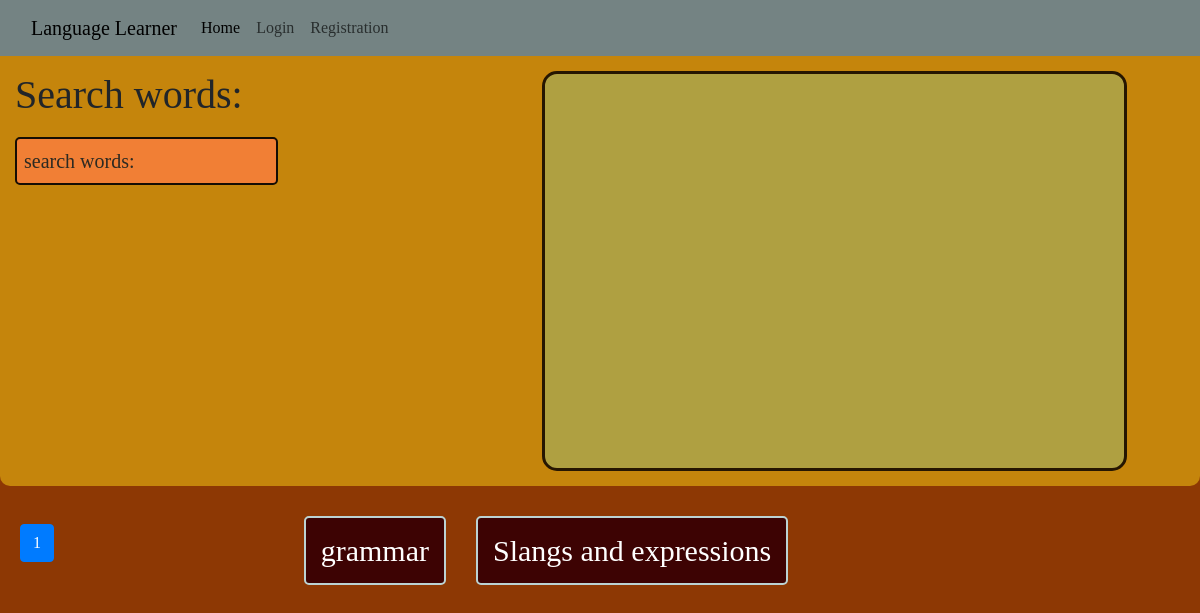
The app's page /learn/French/words/, older data.
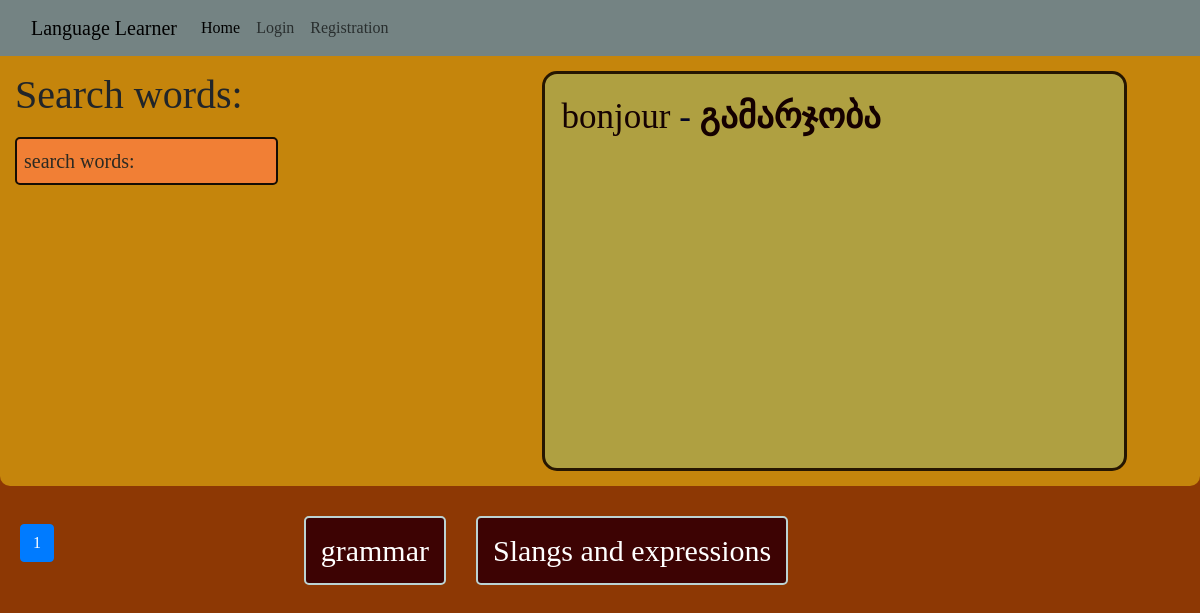
The same page, newer data.
### teach/models.py (models this page shows)
class Word(models.Model):
    word_name = models.CharField(max_length=100, null=False, unique=True)
    translate = models.CharField(max_length=100, null=False)
    language = models.ForeignKey(Language, on_delete=models.CASCADE, null=False)
    is_valid = models.BooleanField(default=False, null=True)
    creator = models.ForeignKey(User, on_delete=models.CASCADE, null=False)

### learn/views.py (the view)
# urls.py: path('<str:language>/words/', views.learn_words, name='learn_words'),
def learn_words(request, language):
    language_obj = Language.objects.filter(name=language).first()
    all_words = language_obj.word_set.filter(is_valid=True).order_by('word_name'.lower())
    dict_words = [{'word': word.word_name, 'translate': word.translate} for word in all_words]
    page = request.GET.get('page')
    page_obj = paginator.Paginator(all_words, 10)
    page_obj = page_obj.get_page(page)
    return render(request, 'words.html', {'page_words': page_obj,
                                          'json_words': dict_words, 'language_obj': language_obj})

### templates/words.html (shortened to what this page needs)
{% extends 'base.html' %}
{% block content %}
    <div class="main_container">
    <div class="search_div">
        <h1>Search words:</h1>
        <input type="text" id="search-bar" onkeyup="search_func()" placeholder="search words:">
    </div>
    <div id="dictionary">
         {% for word in page_words %}
             <span class="word">{{ word.word_name }} <span class="slash">-</span> <span class="translate">{{ word.translate }}</span></span>
         {% endfor %}
    </div>
    </div>
    <div class="other_content">
    <div class="word_paginator">
        <nav aria-label="Page navigation example">
  <ul class="pagination">
                <li class="page-item active active-page"><a class="page-link" href="?page={{ page_words.number }}">{{ page_words.number }}</a></li>
  </ul>
</nav>
    </div>
    <div class="learn_other">
        <button><a href="{% url 'grammar_topics' language_obj.name %}">grammar</a></button>
    <button><a href="{% url 'slangs' language_obj.name %}">Slangs and expressions</a></button>
    </div>
    </div>
{% endblock %}

Row changes from the older to the newer data that the page shows:
added Word: word_name "bonjour", translate "გამარჯობა"
